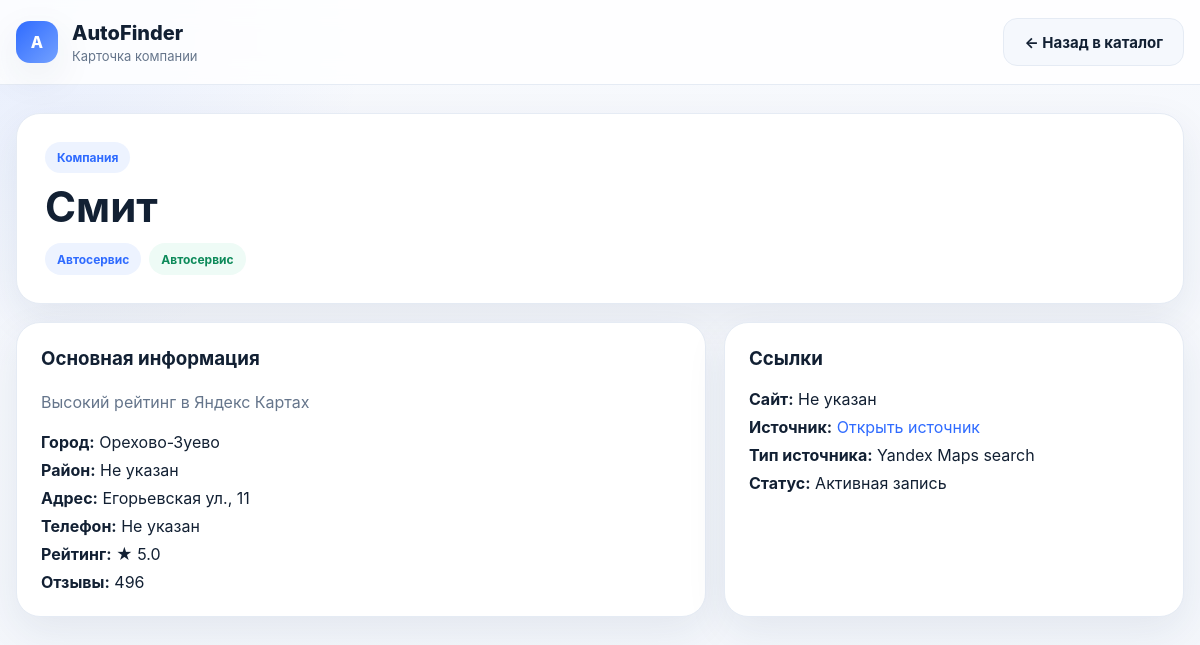
The page /company/smit on the database its author committed.
### tables this page shows
CREATE TABLE company (
            id INTEGER PRIMARY KEY AUTOINCREMENT,
            name TEXT NOT NULL,
            slug TEXT NOT NULL UNIQUE,
            category TEXT,
            subcategory TEXT,
            city_slug TEXT NOT NULL,
            city_name TEXT NOT NULL,
            district TEXT,
            metro_station TEXT,
            address TEXT,
            phone TEXT,
            website TEXT,
            description TEXT,
            rating REAL DEFAULT 0,
            reviews_count INTEGER DEFAULT 0,
            is_active INTEGER DEFAULT 1,
            source_url TEXT,
            source_type TEXT
        );

### app.py (the view)
@app.route("/company/<slug>")
def company_page(slug):
    conn = get_connection()
    company = conn.execute(
        "SELECT * FROM company WHERE slug = ?",
        (slug,)
    ).fetchone()
    conn.close()
    if not company:
        abort(404)
    return render_template("company.html", company=company)

### app.py (called while the page is built)
def get_connection():
    conn = sqlite3.connect(DB_PATH)
    conn.row_factory = sqlite3.Row
    return conn

### templates/company.html (shortened to what this page needs)
<!doctype html>
<html lang="ru">
<head>
    <link rel="stylesheet" href="{{ url_for('static', filename='styles.css') }}">
</head>
<body>
<header class="site-header">
    <div class="container header-inner">
        <div class="brand-wrap">
            <div class="brand-mark">A</div>
            <div>
                <div class="brand-title">AutoFinder</div>
                <div class="brand-subtitle">Карточка компании</div>
            </div>
        </div>
        <a class="ghost-btn" href="{{ url_for('index') }}">← Назад в каталог</a>
    </div>
</header>
<main class="container">
    <section class="detail-hero">
        <div class="card-surface detail-card">
            <div class="eyebrow">Компания</div>
            <h1>{{ company['name'] }}</h1>
            <div class="badges">
                <span class="badge">{{ company['category'] or 'Без категории' }}</span>
                {% if company['subcategory'] %}
                    <span class="badge badge-soft">{{ company['subcategory'] }}</span>
                {% endif %}
            </div>
        </div>
    </section>
    <section class="detail-grid">
        <div class="card-surface detail-box">
            <h3>Основная информация</h3>
            <p class="description">{{ company['description'] or 'Описание пока не заполнено.' }}</p>
            <div class="meta-list">
                <div><strong>Город:</strong> {{ company['city_name'] or 'Не указан' }}</div>
                <div><strong>Район:</strong> {{ company['district'] or 'Не указан' }}</div>
                <div><strong>Адрес:</strong> {{ company['address'] or 'Не указан' }}</div>
                <div>
                    <strong>Телефон:</strong>
                    {% if company['phone'] %}
                        <a href="tel:{{ company['phone'] }}">{{ company['phone'] }}</a>
                    {% else %}
                        Не указан
                    {% endif %}
                </div>
                <div><strong>Рейтинг:</strong> ★ {{ company['rating'] or 0 }}</div>
                <div><strong>Отзывы:</strong> {{ company['reviews_count'] or 0 }}</div>
            </div>
        </div>
        <div class="card-surface detail-box">
            <h3>Ссылки</h3>
            <div class="meta-list">
                <div>
                    <strong>Сайт:</strong>
                    {% if company['website'] %}
                        <a href="{{ company['website'] }}" target="_blank" rel="noopener">{{ company['website'] }}</a>
                    {% else %}
                        Не указан
                    {% endif %}
                </div>
                <div>
                    <strong>Источник:</strong>
                    {% if company['source_url'] %}
                        <a href="{{ company['source_url'] }}" target="_blank" rel="noopener">Открыть источник</a>
                    {% else %}
                        Не указан
                    {% endif %}
                </div>
                <div><strong>Тип источника:</strong> {{ company['source_type'] or 'Не указан' }}</div>
                <div><strong>Статус:</strong> {{ 'Активная запись' if company['is_active'] else 'Неактивная запись' }}</div>
            </div>
        </div>
    </section>
</main>
</body>
</html>

### static/styles.css (style rules this page uses)
:root { --bg: #f5f7fb; --bg-soft: #fbfcfe; --surface: #ffffff; --surface-2: #f7f9fc; --border: #e5ebf4; --text: #122033; --muted: #65758b; --primary: #2f6bff; --primary-soft: #edf3ff; --success: #1ea971; --danger: #e45757; --shadow: 0 14px 40px rgba(24, 51, 94, 0.08); --radius: 24px; --radius-sm: 16px; }
* { box-sizing: border-box; }
html, body { margin: 0; padding: 0; font-family: Inter, system-ui, -apple-system, BlinkMacSystemFont, "Segoe UI", sans-serif; color: var(--text); background: radial-gradient(circle at top left, rgba(47, 107, 255, 0.08), transparent 26%), linear-gradient(180deg, #f7f9fd 0%, #f3f6fb 100%); }
body { min-height: 100vh; }
a { color: var(--primary); text-decoration: none; }
.container { width: min(1200px, calc(100% - 32px)); margin: 0 auto; }
.site-header { position: sticky; top: 0; z-index: 30; backdrop-filter: blur(12px); background: rgba(255, 255, 255, 0.82); border-bottom: 1px solid var(--border); }
.header-inner { min-height: 84px; display: flex; align-items: center; justify-content: space-between; gap: 16px; }
.brand-wrap { display: flex; align-items: center; gap: 14px; }
.brand-mark { width: 42px; height: 42px; border-radius: 14px; display: flex; align-items: center; justify-content: center; background: linear-gradient(135deg, var(--primary), #73a1ff); color: white; font-weight: 800; box-shadow: var(--shadow); }
.brand-title { font-size: 20px; font-weight: 800; }
.brand-subtitle { margin-top: 3px; color: var(--muted); font-size: 13px; }
.card-surface { background: var(--surface); border: 1px solid var(--border); border-radius: var(--radius); box-shadow: var(--shadow); }
button, .ghost-btn, .call-btn, .chip { display: inline-flex; align-items: center; justify-content: center; min-height: 48px; padding: 0 20px; border-radius: 14px; border: none; cursor: pointer; font-size: 15px; font-weight: 700; transition: 0.18s ease; text-decoration: none; }
.ghost-btn { background: #f5f8fd; border: 1px solid var(--border); color: var(--text); }
.eyebrow { display: inline-block; margin-bottom: 12px; padding: 8px 12px; border-radius: 999px; background: var(--primary-soft); color: var(--primary); font-size: 12px; font-weight: 700; }
.badges { display: flex; flex-wrap: wrap; gap: 8px; }
.badge { display: inline-flex; align-items: center; min-height: 32px; padding: 0 12px; border-radius: 999px; background: #edf3ff; color: var(--primary); font-size: 12px; font-weight: 700; }
.badge-soft { background: #eefbf6; color: #0d8a5a; }
.description { margin: 0 0 16px; color: var(--muted); line-height: 1.7; }
.meta-list { display: grid; gap: 8px; color: var(--text); }
.meta-list strong { color: var(--text); }
.detail-hero { padding: 28px 0 18px; }
.detail-card { padding: 28px; }
.detail-card h1 { margin: 0 0 14px; font-size: 42px; line-height: 1.05; }
.detail-grid, .result-layout { display: grid; grid-template-columns: 1.2fr 0.8fr; gap: 18px; padding-bottom: 40px; }
.detail-box, .result-panel, .question-box { padding: 24px; }
.detail-box h3, .result-panel h2, .result-panel h3, .question-box h3 { margin-top: 0; }

### rows shown on the page
company: name "Смит", category "Автосервис", subcategory "Автосервис", description "Высокий рейтинг в Яндекс Картах", city_name "Орехово-Зуево", district "Не указан", address "Егорьевская ул., 11", rating "5.0", reviews_count "496", source_type "Yandex Maps search", is_active "Активная запись"
